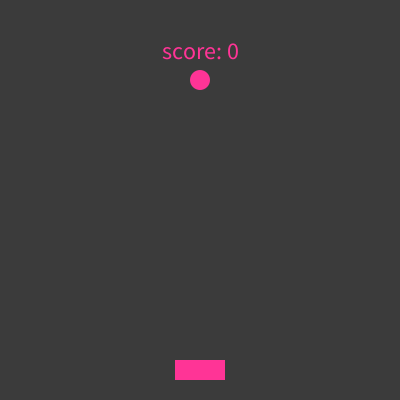
Frame 1 (no input)
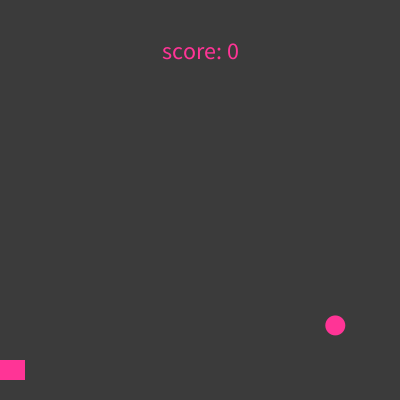
Frame 60 (the mouse pressed at the canvas centre just before this capture)
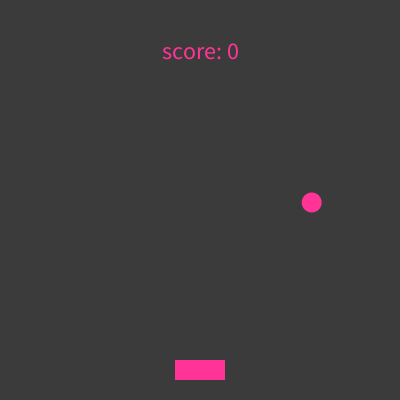
Frame 120 (the mouse held since frame 60 and released just before this capture)

The Processing sketch that drew these frames (run headless with seeded random() and noise(); from frame 60 on, the mouse is pressed at the canvas centre):

// Processing sketch: Introducing_PVectors
// ── Introducing_PVectors.pde
/*

Lesson: PVectors
03/20/2017

*/

PVector p, v, a, m;
int score;
color kuler;

void setup() {
  size(400, 400);
  rectMode(CENTER);
  textAlign(CENTER,CENTER);
  p = new PVector(width/2, height/5);
  v = new PVector(random(1, 3), random(1, 2));
  a = new PVector(0, 0.1);
  m = new PVector(width/2, 370);
  kuler = #FF3496;
}

void draw() {
  background(#3B3B3B);
  noStroke();
  fill(kuler);
  textSize(24);
  text("score: " + str(score),width/2,height/8);
  ellipse(p.x, p.y, 20, 20);
  rect(m.x, m.y, 50, 20);
  
  m.x = mouseX;
  p = p.add(v);
  v = v.add(a);

  if (p.y >= (370-20) && p.y <= (390-20) && p.x >= (m.x-25) && p.x <= (m.x+25)) {
    v.y *= -0.95;
    score += 1;
    kuler = color(int(random(100,255)),int(random(100,255)),int(random(100,255)));
  } else if (p.y >= height) {
    p.y = height/5;
    p.x = width/2;
    v.y = 0;
    v.x = random(-1,1)*random(2,4);
    score = 0;
  }
  if (p.x >= (width-10) || p.x <= (0+10)) {
    v.x *= -1;
  }
}
